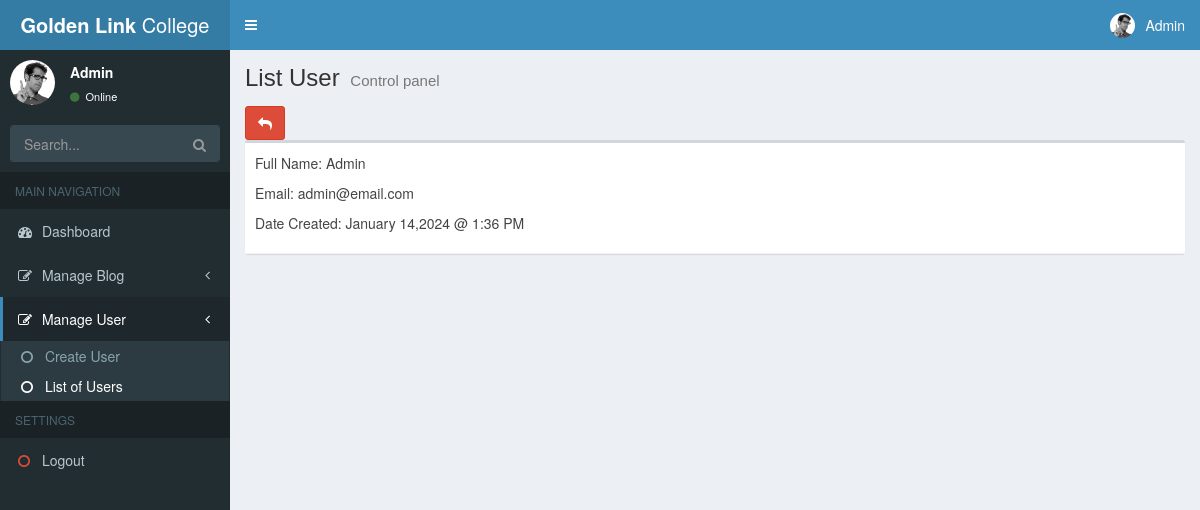
The page /backend/user.php?id=1 (signed in) on the database its author committed.
### tables this page shows
CREATE TABLE "users" (
	"id"	INTEGER NOT NULL,
	"full_name"	varchar(255),
	"email"	varchar(45),
	"password"	varchar(45),
	"created_at"	datetime,
	"updated_at"	datetime,
	PRIMARY KEY("id" AUTOINCREMENT)
);

### connection.php (called while the page is built, shortened)
<?php
$connection = new PDO('sqlite:' . __DIR__ . '/database.db');
function fetch_record($query, $id = 0) {
    global $connection;
    $stmt = $connection->prepare($query);
    if (!$id == 0) {
        $stmt->execute([$id]);
        return $stmt->fetch();
    }
    return 'Fetch Record Error';
}

### backend/user.php (the view, shortened to what this page needs)
<?php
if (!isset($_SESSION['user_id'])) {
    header("Location: login.php");
} else {
    require_once('../connection.php');
    require_once('header.php');
    $query = "SELECT * FROM users WHERE id = ? ";
    $user = fetch_record($query, $_GET['id']);
}
?>
<section class="content">
    <div class="row">
        <div class="col-xs-12">
            <a href="listusers.php" class="btn btn-danger"><i class='fa fa-reply'></i></a>
            <div class="box">
                <div class="box-header with-border">
                    <p>
                        Full Name:
                        <?= $user['full_name'] ?>
                    </p>
                    <p>Email:
                        <?= $user['email'] ?>
                    </p>
                    <p>
                        Date Created:
                        <?= date_format(date_create($user['created_at']), 'F d,Y @ g:i A') ?>
                    </p>
                </div>
            </div>
        </div>
    </div>
</section>
<?php require_once('footer.php'); ?>

### rows shown on the page
users: full_name "Admin", email "admin@email.com", created_at "January 14,2024 @ 1:36 PM"

### other values the page prints
$_SESSION['name_of_user'] "Admin"
$_SESSION['site-title'] "List User"
